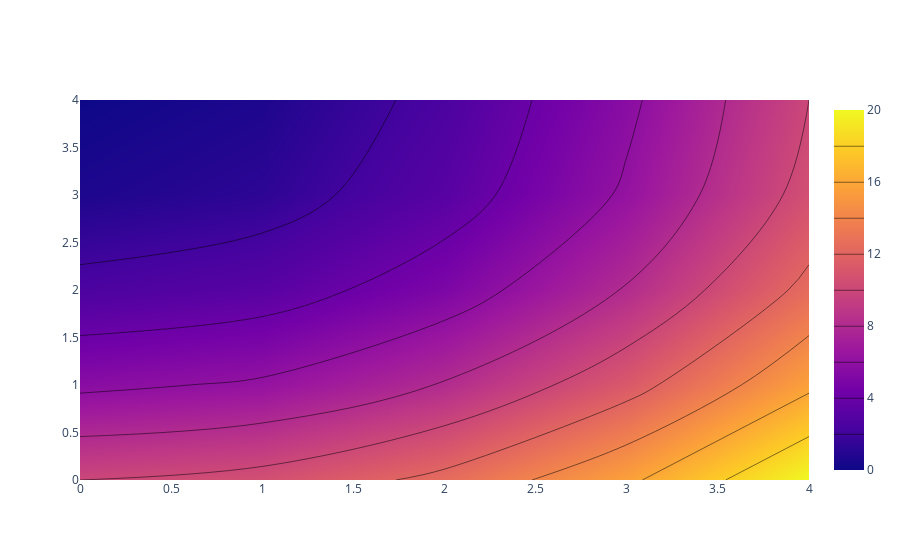

The code cell stored with this chart in its notebook:
### Code cell
fig = go.Figure(data=
    go.Contour(
        z=[[10, 10.625, 12.5, 15.625, 20],
           [5.625, 6.25, 8.125, 11.25, 15.625],
           [2.5, 3.125, 5., 8.125, 12.5],
           [0.625, 1.25, 3.125, 6.25, 10.625],
           [0, 0.625, 2.5, 5.625, 10]],
        # heatmap gradient coloring is applied between each contour level
        contours_coloring='heatmap' # can also be 'lines', or 'none'
    )
)

fig.show()

### Figure 1 — Plotly figure (JSON) as saved in the notebook; plotly's stock layout.template omitted (floating-point values rounded to 4 significant figures)
{"data": [{"contours": {"coloring": "heatmap"}, "type": "contour", "z": [[10, 10.62, 12.5, 15.62, 20], [5.625, 6.25, 8.125, 11.25, 15.62], [2.5, 3.125, 5, 8.125, 12.5], [0.625, 1.25, 3.125, 6.25, 10.62], [0, 0.625, 2.5, 5.625, 10]]}], "layout": {}}
